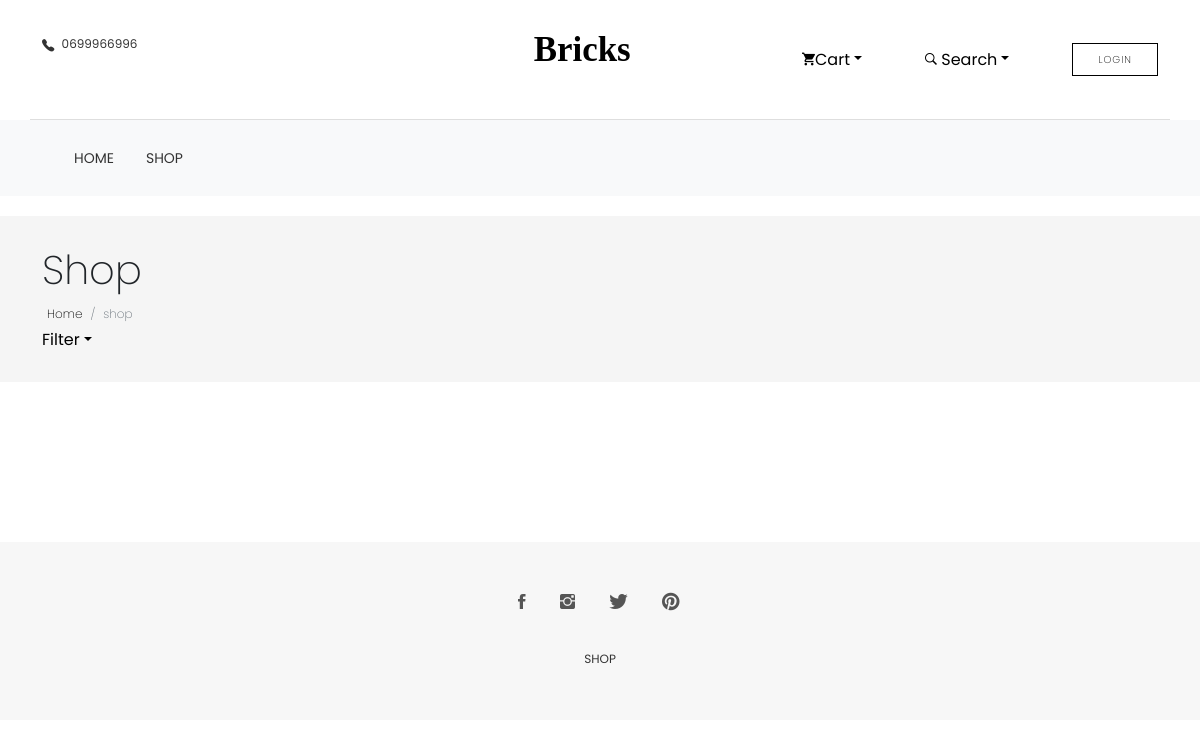
The app's page /shop.php, older data.
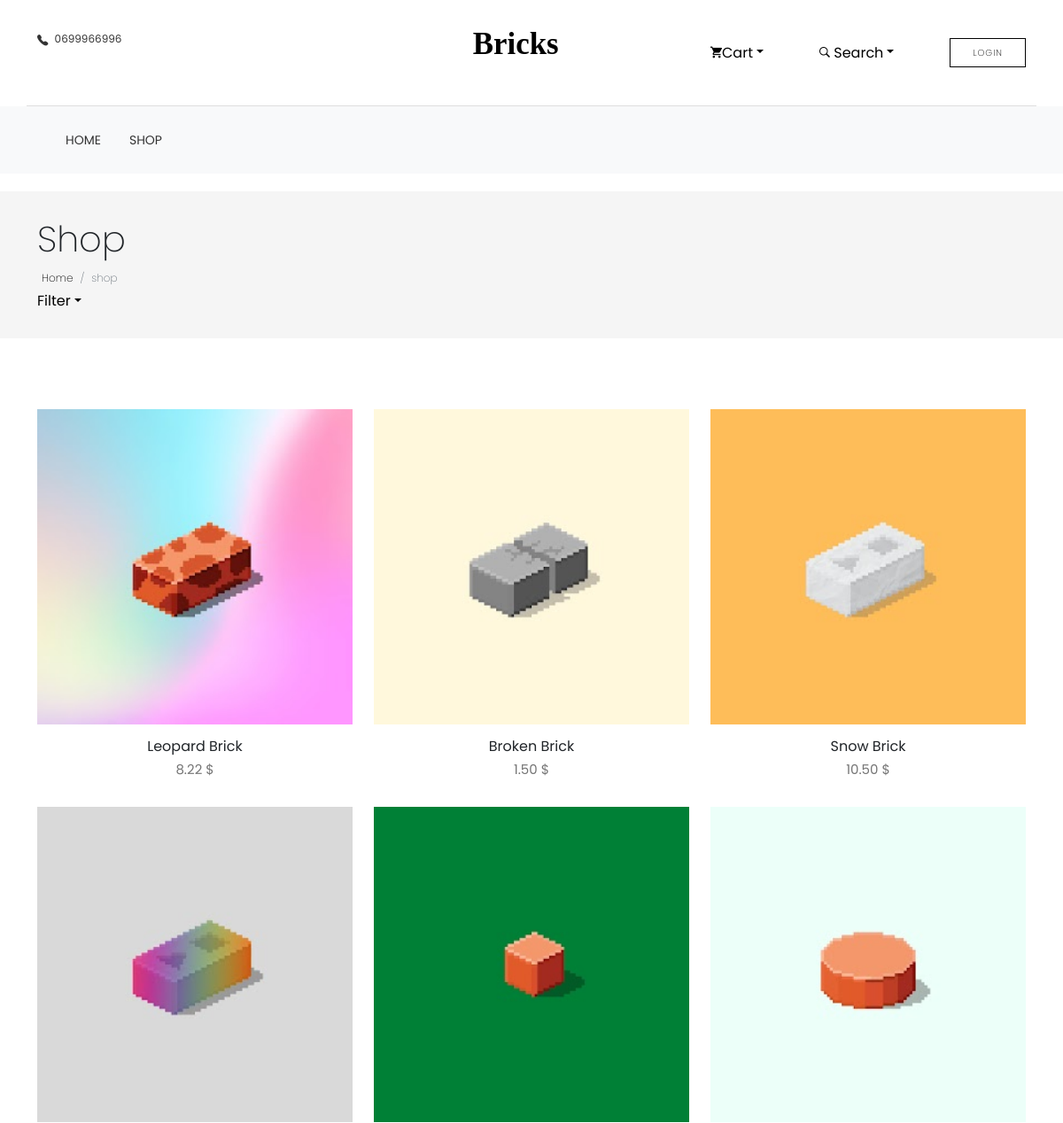
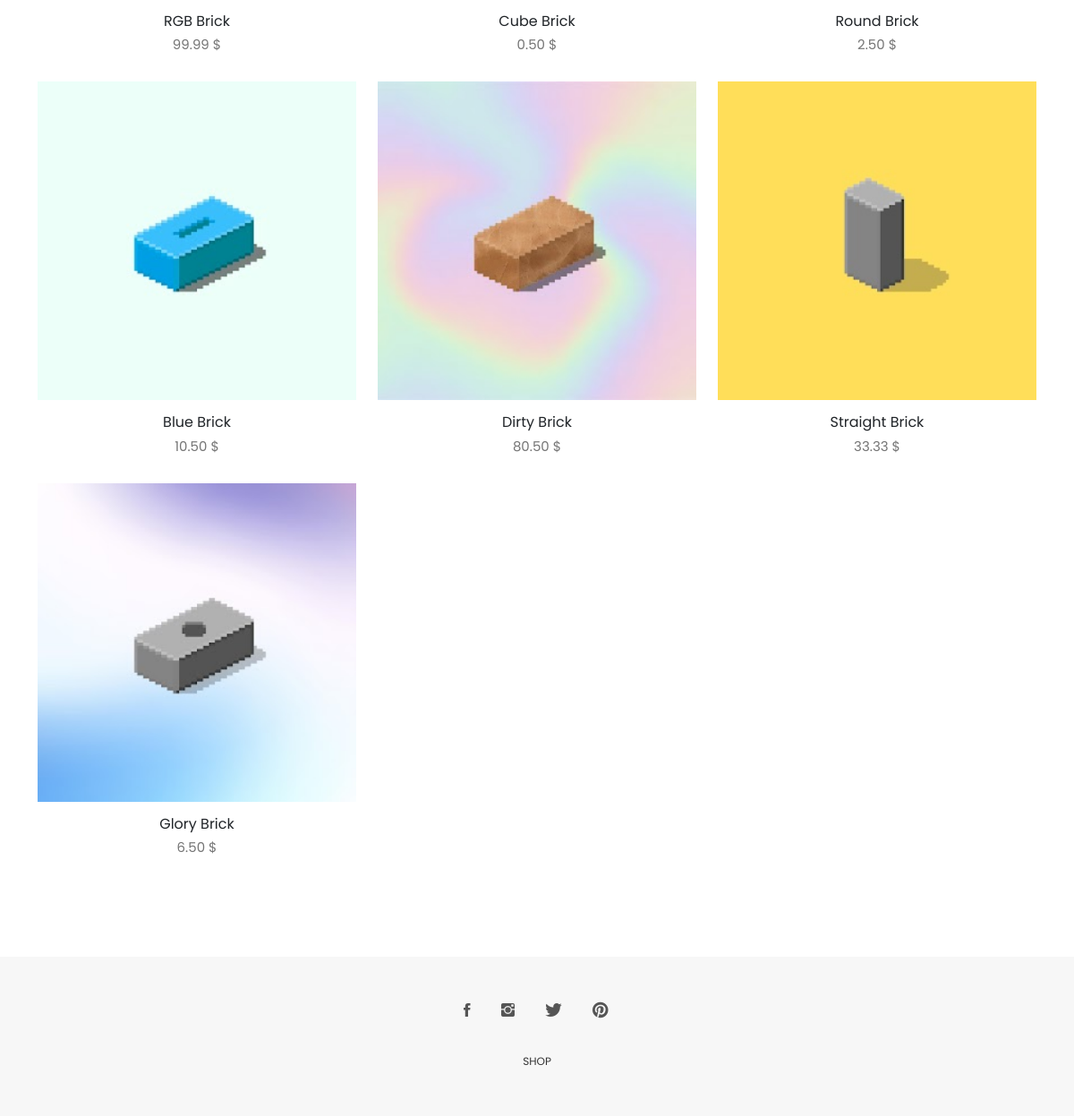
The same page, newer data (2 pictures, top to bottom).
### tables this page shows
CREATE TABLE `product` (
  `id` int(11) NOT NULL AUTO_INCREMENT,
  `name` varchar(45) NOT NULL,
  `price` double(4,2) NOT NULL,
  `description` varchar(500) DEFAULT NULL,
  `image` varchar(260) DEFAULT NULL,
  `categoryId` int(11) DEFAULT NULL,
  PRIMARY KEY (`id`)
);

### php/components/menu/menu.php (called while the page is built, shortened)
<?php
include ($_SERVER["DOCUMENT_ROOT"].'/php/components/menu/menu-html.php');
?>

### php/controller/productFunc.php (called while the page is built, shortened)
<?php
function getAllProducts(){
    $dblink = getDB();
    $sql = 'SELECT * FROM product;';
    $sth = $dblink->prepare($sql);
    $sth->execute();
    $allProducts = $sth->fetchAll(PDO::FETCH_ASSOC);
    return $allProducts;
}
?>

### shop.php (the view, shortened to what this page needs)
<!DOCTYPE html>
<html lang="en">
<head>
    <link rel="stylesheet" href="plugins/themefisher-font/style.css">
    <link rel="stylesheet" href="plugins/bootstrap/css/bootstrap.min.css">
    <link rel="stylesheet" href="plugins/animate/animate.css">
    <link rel="stylesheet" href="plugins/slick/slick.css">
    <link rel="stylesheet" href="plugins/slick/slick-theme.css">
    <link rel="stylesheet" href="css/style.css">
</head>
<body id="body">
<?php
include 'php/components/menu/menu.php';
?>
<section class="page-header">
    <div class="container">
        <div class="row">
            <div class="col-md-12">
                <div class="content">
                    <h1 class="page-name">Shop</h1>
                    <ol class="breadcrumb">
                        <li class="breadcrumb-item"><a href="index.php">Home</a></li>
                        <li class="breadcrumb-item active">shop</li>
                    </ol>
                    <div class="dropdown-slide">
                        <a href="#!" class="dropdown-toggle" data-toggle="dropdown" data-hover="dropdown">Filter</a>
                    </div>
                </div>
            </div>
        </div>
</section>
<section class="products section">
    <div class="container">
        <div class="row">
            <?php
            if (isset($_GET['category'])) {
                $products = getAllProductsByCategory($_GET['category']);
            } else {
                $products = getAllProducts();
            }
            foreach ($products as $product) {
                ?>
                <div class="col-md-4">
                    <div class="product-item">
                        <div class="product-thumb">
                            <img class="img-responsive" src="/images/productImage/<?php echo $product['image'] ?>"
                                 alt="product-img"/>
                        </div>
                        <div class="product-content">
                            <h4><?php echo $product['name'] ?></h4>
                            <p class="price"><?php echo number_format($product['price'], 2, '.', '\''); ?> $</p>
                        </div>
                    </div>
                </div>
            <?php } ?>
        </div>
    </div>
</section>
<?php include 'php/components/footer/footer.php' ?>
</body>
</html>

### php/components/menu/menu-html.php (shortened to what this page needs)
<?php
include $_SERVER['DOCUMENT_ROOT'] . '/php/controller/productFunc.php';
?>
<section class="top-header">
    <div class="container">
        <div class="row">
            <div class="col-md-4 col-xs-12 col-sm-4">
                <div class="contact-number">
                    <i class="tf-ion-ios-telephone"></i>
                    <span>0699966996</span>
                </div>
            </div>
            <div class="col-md-4 col-xs-12 col-sm-4">
                <div class="logo text-center">
                    <a href="/index.php">
                        <svg width="135px" height="29px" viewBox="0 0 155 29" version="1.1"
                             xmlns="http://www.w3.org/2000/svg"
                             xmlns:xlink="http://www.w3.org/1999/xlink">
                            <g id="Page-1" stroke="none" stroke-width="1" fill="none" fill-rule="evenodd" font-size="40"
                               font-family="AustinBold, Austin" font-weight="bold">
                                <g id="Group" transform="translate(-108.000000, -297.000000)" fill="#000000">
                                    <text id="AVIATO">
                                        <tspan x="108.94" y="325">Bricks</tspan>
                                    </text>
                                </g>
                            </g>
                        </svg>
                    </a>
                </div>
            </div>
            <div class="col-md-4 col-xs-12 col-sm-4 navbar">
                <div class="dropdown-slide">
                    <a href="#!" class="dropdown-toggle" data-toggle="dropdown" data-hover="dropdown"><i
                                class="tf-ion-android-cart"></i>Cart</a>
                </div>
                <div class="dropdown-slide search">
                    <a href="#!" class="dropdown-toggle" data-toggle="dropdown" data-hover="dropdown"><i
                                class="tf-ion-ios-search-strong"></i> Search</a>
                </div>
                <?php
                if (isset($_SESSION['user']['id'])) {
                    echo '<div class="dropdown-slide">
                    <a href="#!" class="dropdown-toggle" data-toggle="dropdown" data-hover="dropdown"><i
                                class="tf-ion-ios-person"></i> ' . $_SESSION['user']['username'] . ' </a>
                    <ul class="dropdown-menu user-dropdown">
                        <li><a href="/adress-management.php">Adress</a></li>
                        <li><a href="/index.php?logout=1">Logout</a></li>
                    </ul>
                </div>';
                } else {
                    echo '<a href="/login.php" class="btn btn-small btn-solid-border">Login</a>';
                }
                ?>
            </div>
        </div>
    </div>
</section>
<section class="menu">
    <nav class="navbar navigation navbar-expand-lg navbar-light bg-light">
        <div class="container">
            <div id="navbar" class="navbar-collapse  text-center ">
                <ul class="navbar-nav mb-2 mb-lg-0 p-lg-3">
                    <li class="dropdown nav-item">
                        <a href="index.php">Home</a>
                    </li>
                    <li class="dropdown nav-item">
                        <a href="shop.php">Shop</a>
                    </li>
                </ul>
            </div>
        </div>
    </nav>
</section>

### php/components/footer/footer.php (shortened to what this page needs)
<footer class="footer section text-center">
    <div class="container">
        <div class="row">
            <div class="col-md-12">
                <ul class="social-media">
                    <li>
                        <a href="https://www.facebook.com/bricks.bricks.3705">
                            <i class="tf-ion-social-facebook"></i>
                        </a>
                    </li>
                    <li>
                        <a href="https://www.instagram.com/lookatthebricks/">
                            <i class="tf-ion-social-instagram"></i>
                        </a>
                    </li>
                    <li>
                        <a href="https://twitter.com/justBricksNFT">
                            <i class="tf-ion-social-twitter"></i>
                        </a>
                    </li>
                    <li>
                        <a href="https://www.pinterest.de/search/pins/?q=bricks&rs=typed&term_meta[]=bricks%7Ctyped">
                            <i class="tf-ion-social-pinterest"></i>
                        </a>
                    </li>
                </ul>
                <ul class="footer-menu text-uppercase">
                    <li>
                        <a href="shop.php">SHOP</a>
                    </li>
                </ul>
            </div>
        </div>
    </div>
</footer>

### css/style.css (style rules this page uses)
body { line-height: 1.5; font-family: "Poppins", sans-serif; -webkit-font-smoothing: antialiased; }
p { font-family: "Poppins", sans-serif; color: #757575; font-size: 15px; }
h1, h2, h3, h4, h5, h6 { font-family: "Poppins", sans-serif; }
h1, h2, h3, h4, h5, h6 { font-weight: 400; }
ol, ul { margin: 0; padding: 0; list-style: none; }
a, a:focus, a:hover { text-decoration: none; outline: 0; color: #000; }
.btn-main, .btn-solid-border, .btn-transparent, .btn-small { background: #000; color: #fff; display: inline-block; font-size: 11px; letter-spacing: 1px; padding: 14px 35px; text-transform: uppercase; font-weight: 200; border-radius: 0; }
.btn-solid-border { border: 1px solid #000; background: #fff; color: #000; }
.btn-small { padding: 8px 25px; font-size: 10px; }
.section { padding: 80px 0; }
.page-header { background: #f5f5f5; margin-top: 20px; border-bottom: none; padding: 30px 0; }
.page-header h1 { font-weight: 200; margin: 0 0 6px 0; }
.page-header .breadcrumb { background: transparent; padding: 5px; margin: 0; }
.page-header .breadcrumb li { font-weight: 200; font-size: 12px; }
.page-header .breadcrumb li a { color: #000; }
.dropdown-slide { position: static; }
.top-header .container { padding-top: 35px; padding-bottom: 35px; border-bottom: 1px solid #dedede; }
.top-header .contact-number { font-size: 12px; color: #333; }
.top-header .contact-number i { margin-right: 4px; font-size: 18px; vertical-align: middle; }
.top-header .logo a { display: inline-block; }
.navigation { margin-bottom: 0; padding: 10px 0; }
.navigation .navbar-nav > li { position: static; }
.navigation .navbar-nav > li > a { color: #333; font-size: 14px; padding: 20px 15px; text-transform: uppercase; transition: .2s ease-in-out 0s; border: 1px solid transparent; }
.navigation .container { position: relative; }
.product-item { margin-bottom: 30px; }
.product-item .product-thumb { position: relative; }
.product-item .product-thumb img { width: 100%; height: auto; }
.product-item .product-thumb:before { transition: .3s all; opacity: 0; background: rgba(0, 0, 0, 0.6); content: ''; position: absolute; top: 0; right: 0; left: 0; bottom: 0; }
.product-item .product-content { text-align: center; }
.product-item .product-content h4 { font-size: 16px; font-weight: 400; margin-top: 15px; margin-bottom: 6px; }
.footer { background: #F7F7F7; padding: 50px 0; }
.footer .footer-menu { margin-top: 30px; }
.footer .footer-menu li { display: inline-block; margin: 0 10px; }
.footer .footer-menu li a { color: #333; font-size: 12px; }
.social-media li { display: inline-block; margin: 0 5px; }
.social-media li a { padding: 8px 10px; }
.social-media li a i { font-size: 20px; color: #555; }

Row changes from the older to the newer data that the page shows:
added product: image (picture), name "Leopard Brick", price "8.22"
added product: image (picture), name "Broken Brick", price "1.50"
added product: image (picture), name "Snow Brick", price "10.50"
added product: image (picture), name "RGB Brick", price "99.99"
added product: image (picture), name "Cube Brick", price "0.50"
added product: image (picture), name "Round Brick", price "2.50"
added product: image (picture), name "Blue Brick", price "10.50"
added product: image (picture), name "Dirty Brick", price "80.50"
added product: image (picture), name "Straight Brick", price "33.33"
added product: image (picture), name "Glory Brick", price "6.50"
